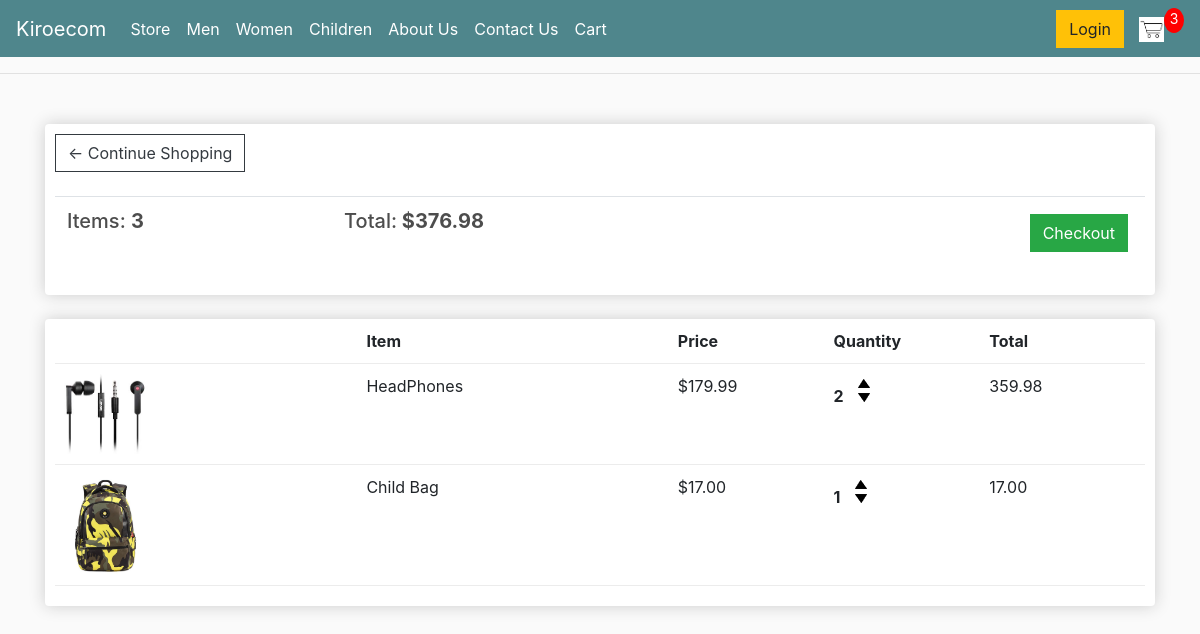
The page /Cart/ (signed in) on the database as committed earlier.
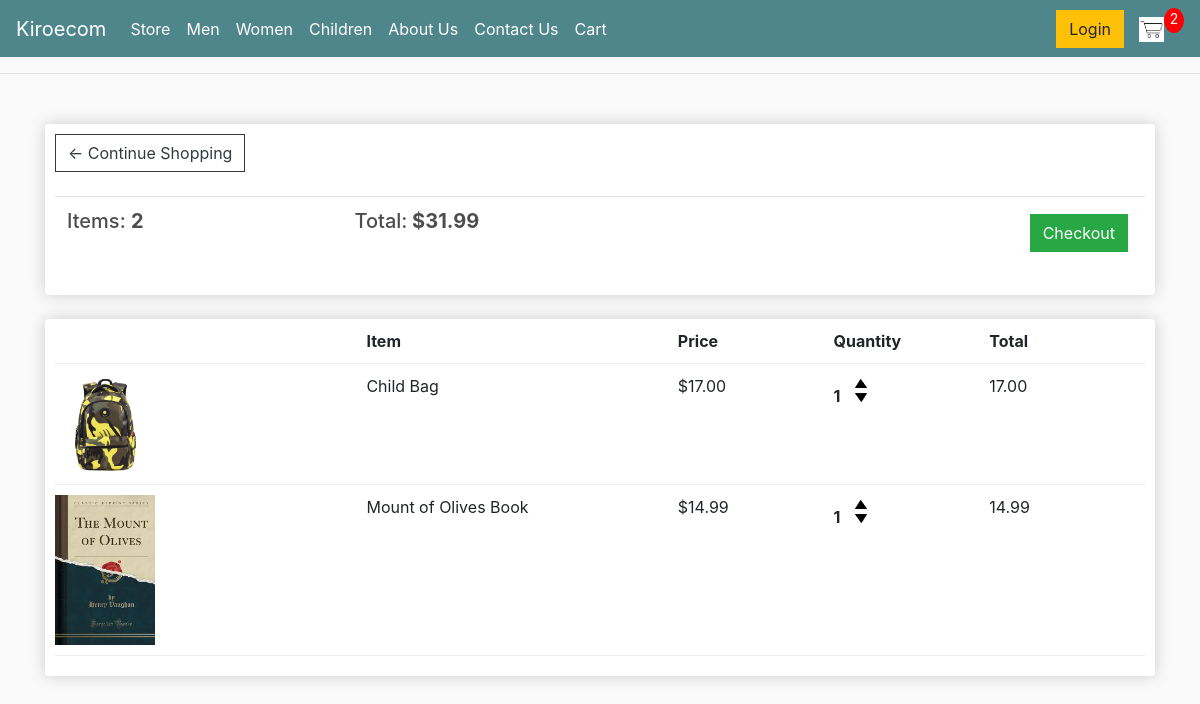
The same page on the database as committed later.
### Ecom/models.py (models this page shows, shortened)
class Order(models.Model):
    customer = models.ForeignKey(Customer, on_delete=models.SET_NULL, blank=True, null=True)
    date_ordered = models.DateTimeField(auto_now_add=True)
    complete = models.BooleanField(default=False, null=True, blank=False)
    transaction_id = models.CharField(max_length=200, null=True)
    @property
    def get_cart_total(self):
        orderitems = self.orderitem_set.all()
        total = sum([item.get_total for item in orderitems])
        return total
    @property
    def get_cart_items(self):
        orderitems = self.orderitem_set.all()
        total = sum([item.  quantity for item in orderitems])
        return total

class OrderItem(models.Model):
    product = models.ForeignKey(Product, on_delete=models.SET_NULL, blank=True, null=True)
    order = models.ForeignKey(Order, on_delete=models.SET_NULL, blank=True, null=True)
    quantity  = models.IntegerField(default=0, null=True, blank=False)
    date_added = models.DateTimeField(auto_now_add=True)
    @property
    def get_total(self):
        total = self.product.price * self.quantity
        return total

class Product(models.Model):
    name = models.CharField(max_length=200, null=True)
    price = models.DecimalField(max_digits=7, decimal_places=2)
    digital = models.BooleanField(default=False, null=True, blank=False)
    image = models.ImageField(null=True, blank=True)
    @property
    def imageURL(self):
        try:
            url = self.image.url
        except:
            url = ''
        return url

### Ecom/views.py (the view)
# urls.py: path('Cart/', views.Cart, name="Cart"),
def Cart(request):
    data = cartData(request)
    cartItems = data['cartItems']
    order = data['order']
    items = data['items']
    context = {'items':items, 'order':order, 'cartItems': cartItems}
    return render(request, 'Ecom/Cart.html', context)

### Ecom/utils.py (called while the page is built)
def cartData(request):
    if request.user.is_authenticated:
        customer = request.user.customer
        order, created = Order.objects.get_or_create(customer=customer, complete=False)
        items = order.orderitem_set.all()
        cartItems = order.get_cart_items
    else:
        cookieData = cookieCart(request)
        cartItems = cookieData['cartItems']
        order = cookieData['order']
        items = cookieData['items']
    return {'cartItems':cartItems, 'order':order, 'items':items}

### Ecom/templates/Ecom/Cart.html
{% extends 'Ecom/Main.html' %}
{% load static %}
{% block content %}
{% load i18n %}
<div class="row">
    <div class="col-lg-12">
        <div class="box-element">
            <a  class="btn btn-outline-dark" href="{% url 'Store' %}">&#x2190; Continue Shopping</a>
            <br>
            <br>
            <table class="table">
                <tr>
                    <th><h5>Items: <strong>{{order.get_cart_items}}</strong></h5></th>
                    <th><h5>Total:<strong> ${{order.get_cart_total|floatformat:2}}</strong></h5></th>
                    <th>
                        <a  style="float:right; margin:5px;" class="btn btn-success" href="{% url 'Checkout' %}">Checkout</a>
                    </th>
                </tr>
            </table>
        </div>
        <br>
        <div class="box-element">
            <div class="cart-row">
                <div style="flex:2"></div>
                <div style="flex:2"><strong>Item</strong></div>
                <div style="flex:1"><strong>Price</strong></div>
                <div style="flex:1"><strong>Quantity</strong></div>
                <div style="flex:1"><strong>Total</strong></div>
            </div>
            {% for item in items %}
            <div class="cart-row">
                <div style="flex:2"><img class="row-image" src="{{item.product.imageURL}}"/></div>
                <div style="flex:2"><p>{{item.product.name}} </p></div>
                <div style="flex:1"><p>${{item.product.price | floatformat:2}}</p></div>
                <div style="flex:1">
                    <p class="quantity">{{item.quantity}}</p>
                    <div class="quantity">
                        <img data-product={{item.product.id}} data-action="add" class="chg-quantity update-cart" src="{% static  'images/arrow-up.png' %}">
                        <img data-product={{item.product.id}} data-action="remove" class="chg-quantity update-cart" src="{% static  'images/arrow-down.png' %}">
                    </div>
                </div>
                <div style="flex:1"><p>{{item.get_total}}</p></div>
            </div>
        {% endfor %}
        </div>
    </div>
</div>
{% endblock content %}

Rows that differ between the two databases and show on the page:
removed OrderItem: product.imageURL (picture), product.name "HeadPhones", product.price "179.99", quantity "2", get_total "359.98"
computed for Order: get_cart_items "3" → "2"; get_cart_total "376.98" → "31.99"
added OrderItem: product.imageURL (picture), product.name "Mount of Olives Book", product.price "14.99", quantity "1", get_total "14.99"
Other text that changed with them:
{{ cartItems }}: "3" → "2"
